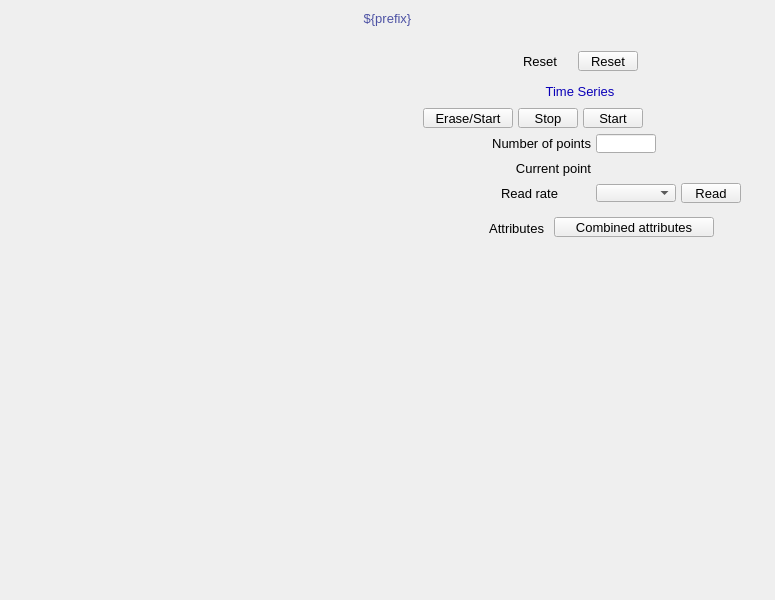
<?xml version="1.0" ?>
<ui version="4.0">
  <class>Dialog</class>
  <widget class="QWidget" name="screen">
    <property name="geometry">
      <rect>
        <x>208</x>
        <y>85</y>
        <width>775</width>
        <height>600</height>
      </rect>
    </property>
    <property name="styleSheet">
      <string notr="true">QWidget#screen {
  color: rgb(0, 0, 0);
  background-color: rgb(187, 187, 187);
  }</string>
    </property>
    <property name="windowTitle">
      <string>NDPluginAttribute</string>
    </property>
    <widget class="PyDMDrawingRectangle" name="rectangle">
      <property name="geometry">
        <rect>
          <x>0</x>
          <y>5</y>
          <width>775</width>
          <height>25</height>
        </rect>
      </property>
      <property name="brush" stdset="0">
        <brush brushstyle="SolidPattern">
          <color alpha="255">
            <red>218</red>
            <green>218</green>
            <blue>218</blue>
          </color>
        </brush>
      </property>
      <property name="penStyle" stdset="0">
        <enum>Qt::SolidLine</enum>
      </property>
      <property name="penColor" stdset="0">
        <color>
          <red>218</red>
          <green>218</green>
          <blue>218</blue>
        </color>
      </property>
      <property name="penWidth" stdset="0">
        <double>0</double>
      </property>
      <property name="penCapStyle" stdset="0">
        <enum>Qt::FlatCap</enum>
      </property>
      <property name="toolTip">
        <string>rectangle</string>
      </property>
    </widget>
    <widget class="PyDMEmbeddedDisplay" name="composite">
      <property name="geometry">
        <rect>
          <x>5</x>
          <y>40</y>
          <width>380</width>
          <height>555</height>
        </rect>
      </property>
      <property name="toolTip">
        <string>composite</string>
      </property>
      <property name="filename" stdset="0">
        <string>PluginBase_V33.ui</string>
      </property>
    </widget>
    <widget class="PyDMDrawingRectangle" name="rectangle_1">
      <property name="geometry">
        <rect>
          <x>390</x>
          <y>40</y>
          <width>380</width>
          <height>170</height>
        </rect>
      </property>
      <property name="brush" stdset="0">
        <brush brushstyle="NoBrush">
          <color alpha="255">
            <red>45</red>
            <green>45</green>
            <blue>45</blue>
          </color>
        </brush>
      </property>
      <property name="penStyle" stdset="0">
        <enum>Qt::SolidLine</enum>
      </property>
      <property name="penColor" stdset="0">
        <color>
          <red>45</red>
          <green>45</green>
          <blue>45</blue>
        </color>
      </property>
      <property name="penWidth" stdset="0">
        <double>1</double>
      </property>
      <property name="penCapStyle" stdset="0">
        <enum>Qt::FlatCap</enum>
      </property>
      <property name="toolTip">
        <string>rectangle_1</string>
      </property>
    </widget>
    <widget class="PyDMPushButton" name="message_button">
      <property name="geometry">
        <rect>
          <x>578</x>
          <y>51</y>
          <width>60</width>
          <height>20</height>
        </rect>
      </property>
      <property name="text">
        <string>Reset</string>
      </property>
      <property name="font" stdset="0">
        <font>
          <pointsize>10</pointsize>
        </font>
      </property>
      <property name="toolTip">
        <string>${prefix}Reset</string>
      </property>
      <property name="channel" stdset="0">
        <string>ca://${prefix}Reset</string>
      </property>
      <property name="pressValue" stdset="0">
        <string>1</string>
      </property>
      <property name="styleSheet">
        <string notr="true">PyDMPushButton#message_button {
  color: rgb(0, 0, 0);
  background-color: rgb(115, 223, 255);
  }</string>
      </property>
    </widget>
    <widget class="QLabel" name="text">
      <property name="geometry">
        <rect>
          <x>523</x>
          <y>51</y>
          <width>50</width>
          <height>20</height>
        </rect>
      </property>
      <property name="text">
        <string>Reset</string>
      </property>
      <property name="font" stdset="0">
        <font>
          <pointsize>10</pointsize>
        </font>
      </property>
      <property name="brush" stdset="0">
        <brush brushstyle="SolidPattern">
          <color alpha="255">
            <red>0</red>
            <green>0</green>
            <blue>0</blue>
          </color>
        </brush>
      </property>
      <property name="toolTip">
        <string>text</string>
      </property>
      <property name="alignment">
        <set>Qt::AlignLeading|Qt::AlignLeft|Qt::AlignVCenter</set>
      </property>
      <property name="styleSheet">
        <string notr="true">QLabel#text {
  color: rgb(0, 0, 0);
  }</string>
      </property>
    </widget>
    <widget class="PyDMDrawingRectangle" name="rectangle_2">
      <property name="geometry">
        <rect>
          <x>520</x>
          <y>81</y>
          <width>120</width>
          <height>21</height>
        </rect>
      </property>
      <property name="brush" stdset="0">
        <brush brushstyle="SolidPattern">
          <color alpha="255">
            <red>218</red>
            <green>218</green>
            <blue>218</blue>
          </color>
        </brush>
      </property>
      <property name="penStyle" stdset="0">
        <enum>Qt::SolidLine</enum>
      </property>
      <property name="penColor" stdset="0">
        <color>
          <red>218</red>
          <green>218</green>
          <blue>218</blue>
        </color>
      </property>
      <property name="penWidth" stdset="0">
        <double>0</double>
      </property>
      <property name="penCapStyle" stdset="0">
        <enum>Qt::FlatCap</enum>
      </property>
      <property name="toolTip">
        <string>rectangle_2</string>
      </property>
    </widget>
    <widget class="PyDMDrawingRectangle" name="rectangle_3">
      <property name="geometry">
        <rect>
          <x>400</x>
          <y>76</y>
          <width>360</width>
          <height>130</height>
        </rect>
      </property>
      <property name="brush" stdset="0">
        <brush brushstyle="NoBrush">
          <color alpha="255">
            <red>0</red>
            <green>0</green>
            <blue>0</blue>
          </color>
        </brush>
      </property>
      <property name="penStyle" stdset="0">
        <enum>Qt::SolidLine</enum>
      </property>
      <property name="penColor" stdset="0">
        <color>
          <red>0</red>
          <green>0</green>
          <blue>0</blue>
        </color>
      </property>
      <property name="penWidth" stdset="0">
        <double>1</double>
      </property>
      <property name="penCapStyle" stdset="0">
        <enum>Qt::FlatCap</enum>
      </property>
      <property name="toolTip">
        <string>rectangle_3</string>
      </property>
    </widget>
    <widget class="QLabel" name="text_1">
      <property name="geometry">
        <rect>
          <x>525</x>
          <y>81</y>
          <width>110</width>
          <height>20</height>
        </rect>
      </property>
      <property name="text">
        <string>Time Series</string>
      </property>
      <property name="font" stdset="0">
        <font>
          <pointsize>10</pointsize>
        </font>
      </property>
      <property name="brush" stdset="0">
        <brush brushstyle="SolidPattern">
          <color alpha="255">
            <red>10</red>
            <green>0</green>
            <blue>184</blue>
          </color>
        </brush>
      </property>
      <property name="toolTip">
        <string>text_1</string>
      </property>
      <property name="alignment">
        <set>Qt::AlignCenter</set>
      </property>
      <property name="styleSheet">
        <string notr="true">QLabel#text_1 {
  color: rgb(10, 0, 184);
  }</string>
      </property>
    </widget>
    <widget class="QLabel" name="text_2">
      <property name="geometry">
        <rect>
          <x>461</x>
          <y>158</y>
          <width>130</width>
          <height>20</height>
        </rect>
      </property>
      <property name="text">
        <string>Current point</string>
      </property>
      <property name="font" stdset="0">
        <font>
          <pointsize>10</pointsize>
        </font>
      </property>
      <property name="brush" stdset="0">
        <brush brushstyle="SolidPattern">
          <color alpha="255">
            <red>0</red>
            <green>0</green>
            <blue>0</blue>
          </color>
        </brush>
      </property>
      <property name="toolTip">
        <string>text_2</string>
      </property>
      <property name="alignment">
        <set>Qt::AlignRight|Qt::AlignTrailing|Qt::AlignVCenter</set>
      </property>
      <property name="styleSheet">
        <string notr="true">QLabel#text_2 {
  color: rgb(0, 0, 0);
  }</string>
      </property>
    </widget>
    <widget class="PyDMLabel" name="text_update">
      <property name="geometry">
        <rect>
          <x>596</x>
          <y>159</y>
          <width>90</width>
          <height>18</height>
        </rect>
      </property>
      <property name="toolTip">
        <string>PV: ${prefix}TSCurrentPoint</string>
      </property>
      <property name="channel" stdset="0">
        <string>ca://${prefix}TSCurrentPoint</string>
      </property>
      <property name="font" stdset="0">
        <font>
          <pointsize>10</pointsize>
        </font>
      </property>
      <property name="alignment">
        <set>Qt::AlignLeading|Qt::AlignLeft|Qt::AlignVCenter</set>
      </property>
      <property name="textInteractionFlags">
        <set>Qt::TextSelectableByKeyboard|Qt::TextSelectableByMouse</set>
      </property>
      <property name="styleSheet">
        <string notr="true">PyDMLabel#text_update {
  color: rgb(10, 0, 184);
  background-color: rgb(187, 187, 187);
  }</string>
      </property>
    </widget>
    <widget class="PyDMEnumComboBox" name="menu">
      <property name="geometry">
        <rect>
          <x>596</x>
          <y>184</y>
          <width>80</width>
          <height>18</height>
        </rect>
      </property>
      <property name="toolTip">
        <string>${prefix}TSRead.SCAN</string>
      </property>
      <property name="channel" stdset="0">
        <string>ca://${prefix}TSRead.SCAN</string>
      </property>
      <property name="font" stdset="0">
        <font>
          <pointsize>10</pointsize>
        </font>
      </property>
      <property name="styleSheet">
        <string notr="true">PyDMEnumComboBox#menu {
  color: rgb(0, 0, 0);
  background-color: rgb(115, 223, 255);
  }</string>
      </property>
    </widget>
    <widget class="PyDMPushButton" name="message_button_1">
      <property name="geometry">
        <rect>
          <x>681</x>
          <y>183</y>
          <width>60</width>
          <height>20</height>
        </rect>
      </property>
      <property name="text">
        <string>Read</string>
      </property>
      <property name="font" stdset="0">
        <font>
          <pointsize>10</pointsize>
        </font>
      </property>
      <property name="toolTip">
        <string>${prefix}TSControl</string>
      </property>
      <property name="channel" stdset="0">
        <string>ca://${prefix}TSControl</string>
      </property>
      <property name="pressValue" stdset="0">
        <string>3</string>
      </property>
      <property name="styleSheet">
        <string notr="true">PyDMPushButton#message_button_1 {
  color: rgb(0, 0, 0);
  background-color: rgb(115, 223, 255);
  }</string>
      </property>
    </widget>
    <widget class="QLabel" name="text_3">
      <property name="geometry">
        <rect>
          <x>501</x>
          <y>183</y>
          <width>90</width>
          <height>20</height>
        </rect>
      </property>
      <property name="text">
        <string>Read rate</string>
      </property>
      <property name="font" stdset="0">
        <font>
          <pointsize>10</pointsize>
        </font>
      </property>
      <property name="brush" stdset="0">
        <brush brushstyle="SolidPattern">
          <color alpha="255">
            <red>0</red>
            <green>0</green>
            <blue>0</blue>
          </color>
        </brush>
      </property>
      <property name="toolTip">
        <string>text_3</string>
      </property>
      <property name="alignment">
        <set>Qt::AlignLeading|Qt::AlignLeft|Qt::AlignVCenter</set>
      </property>
      <property name="styleSheet">
        <string notr="true">QLabel#text_3 {
  color: rgb(0, 0, 0);
  }</string>
      </property>
    </widget>
    <widget class="PyDMPushButton" name="message_button_2">
      <property name="geometry">
        <rect>
          <x>423</x>
          <y>108</y>
          <width>90</width>
          <height>20</height>
        </rect>
      </property>
      <property name="text">
        <string>Erase/Start</string>
      </property>
      <property name="font" stdset="0">
        <font>
          <pointsize>10</pointsize>
        </font>
      </property>
      <property name="toolTip">
        <string>${prefix}TSControl</string>
      </property>
      <property name="channel" stdset="0">
        <string>ca://${prefix}TSControl</string>
      </property>
      <property name="pressValue" stdset="0">
        <string>0</string>
      </property>
      <property name="styleSheet">
        <string notr="true">PyDMPushButton#message_button_2 {
  color: rgb(0, 0, 0);
  background-color: rgb(115, 223, 255);
  }</string>
      </property>
    </widget>
    <widget class="PyDMPushButton" name="message_button_3">
      <property name="geometry">
        <rect>
          <x>518</x>
          <y>108</y>
          <width>60</width>
          <height>20</height>
        </rect>
      </property>
      <property name="text">
        <string>Stop</string>
      </property>
      <property name="font" stdset="0">
        <font>
          <pointsize>10</pointsize>
        </font>
      </property>
      <property name="toolTip">
        <string>${prefix}TSControl</string>
      </property>
      <property name="channel" stdset="0">
        <string>ca://${prefix}TSControl</string>
      </property>
      <property name="pressValue" stdset="0">
        <string>2</string>
      </property>
      <property name="styleSheet">
        <string notr="true">PyDMPushButton#message_button_3 {
  color: rgb(0, 0, 0);
  background-color: rgb(115, 223, 255);
  }</string>
      </property>
    </widget>
    <widget class="PyDMPushButton" name="message_button_4">
      <property name="geometry">
        <rect>
          <x>583</x>
          <y>108</y>
          <width>60</width>
          <height>20</height>
        </rect>
      </property>
      <property name="text">
        <string>Start</string>
      </property>
      <property name="font" stdset="0">
        <font>
          <pointsize>10</pointsize>
        </font>
      </property>
      <property name="toolTip">
        <string>${prefix}TSControl</string>
      </property>
      <property name="channel" stdset="0">
        <string>ca://${prefix}TSControl</string>
      </property>
      <property name="pressValue" stdset="0">
        <string>1</string>
      </property>
      <property name="styleSheet">
        <string notr="true">PyDMPushButton#message_button_4 {
  color: rgb(0, 0, 0);
  background-color: rgb(115, 223, 255);
  }</string>
      </property>
    </widget>
    <widget class="PyDMLabel" name="text_update_1">
      <property name="geometry">
        <rect>
          <x>648</x>
          <y>109</y>
          <width>100</width>
          <height>18</height>
        </rect>
      </property>
      <property name="toolTip">
        <string>PV: ${prefix}TSAcquiring</string>
      </property>
      <property name="channel" stdset="0">
        <string>ca://${prefix}TSAcquiring</string>
      </property>
      <property name="displayFormat" stdset="0">
        <enum>PyDMLabel::String</enum>
      </property>
      <property name="font" stdset="0">
        <font>
          <pointsize>10</pointsize>
        </font>
      </property>
      <property name="alignment">
        <set>Qt::AlignLeading|Qt::AlignLeft|Qt::AlignVCenter</set>
      </property>
      <property name="textInteractionFlags">
        <set>Qt::TextSelectableByKeyboard|Qt::TextSelectableByMouse</set>
      </property>
      <property name="styleSheet">
        <string notr="true">PyDMLabel#text_update_1 {
  color: rgb(10, 0, 184);
  background-color: rgb(70, 70, 70);
  }</string>
      </property>
    </widget>
    <widget class="PyDMLineEdit" name="text_entry">
      <property name="geometry">
        <rect>
          <x>596</x>
          <y>134</y>
          <width>60</width>
          <height>19</height>
        </rect>
      </property>
      <property name="channel" stdset="0">
        <string>ca://${prefix}TSNumPoints</string>
      </property>
      <property name="toolTip">
        <string>${prefix}TSNumPoints</string>
      </property>
      <property name="font" stdset="0">
        <font>
          <pointsize>10</pointsize>
        </font>
      </property>
      <property name="styleSheet">
        <string notr="true">PyDMLineEdit#text_entry {
  color: rgb(0, 0, 0);
  background-color: rgb(115, 223, 255);
  border: 1px solid black;
  margin: 0px;
  padding: 0px;
  spacing: 0px;
  }</string>
      </property>
    </widget>
    <widget class="QLabel" name="text_4">
      <property name="geometry">
        <rect>
          <x>431</x>
          <y>133</y>
          <width>160</width>
          <height>20</height>
        </rect>
      </property>
      <property name="text">
        <string>Number of points</string>
      </property>
      <property name="font" stdset="0">
        <font>
          <pointsize>10</pointsize>
        </font>
      </property>
      <property name="brush" stdset="0">
        <brush brushstyle="SolidPattern">
          <color alpha="255">
            <red>0</red>
            <green>0</green>
            <blue>0</blue>
          </color>
        </brush>
      </property>
      <property name="toolTip">
        <string>text_4</string>
      </property>
      <property name="alignment">
        <set>Qt::AlignRight|Qt::AlignTrailing|Qt::AlignVCenter</set>
      </property>
      <property name="styleSheet">
        <string notr="true">QLabel#text_4 {
  color: rgb(0, 0, 0);
  }</string>
      </property>
    </widget>
    <widget class="PyDMRelatedDisplayButton" name="related_display">
      <property name="geometry">
        <rect>
          <x>554</x>
          <y>217</y>
          <width>160</width>
          <height>20</height>
        </rect>
      </property>
      <property name="toolTip">
        <string>Combined attributes</string>
      </property>
      <property name="text">
        <string>Combined attributes</string>
      </property>
      <property name="showIcon" stdset="0">
        <bool>true</bool>
      </property>
      <property name="font" stdset="0">
        <font>
          <pointsize>10</pointsize>
        </font>
      </property>
      <property name="styleSheet">
        <string notr="true">PyDMRelatedDisplayButton#related_display {
  color: rgb(0, 0, 0);
  background-color: rgb(115, 223, 255);
  }</string>
      </property>
      <property name="titles" stdset="0">
        <stringlist>
          <string>Attributes 1-8</string>
          <string>Attributes 9-16</string>
        </stringlist>
      </property>
      <property name="filenames" stdset="0">
        <stringlist>
          <string>AttributePlugin8_V33.ui</string>
          <string>AttributePlugin8_V33.ui</string>
        </stringlist>
      </property>
      <property name="macros" stdset="0">
        <stringlist>
          <string>P=${P},R=${R},A1=1:,A2=2:,A3=3:,A4=4:,A5=5:,A6=6:,A7=7:,A8=8:</string>
          <string>P=${P},R=${R},A1=9:,A2=10:,A3=11:,A4=12:,A5=13:,A6=14:,A7=15:,A8=16:</string>
        </stringlist>
      </property>
      <property name="openInNewWindow" stdset="0">
        <bool>true</bool>
      </property>
    </widget>
    <widget class="QLabel" name="text_5">
      <property name="geometry">
        <rect>
          <x>444</x>
          <y>218</y>
          <width>100</width>
          <height>20</height>
        </rect>
      </property>
      <property name="text">
        <string>Attributes</string>
      </property>
      <property name="font" stdset="0">
        <font>
          <pointsize>10</pointsize>
        </font>
      </property>
      <property name="brush" stdset="0">
        <brush brushstyle="SolidPattern">
          <color alpha="255">
            <red>0</red>
            <green>0</green>
            <blue>0</blue>
          </color>
        </brush>
      </property>
      <property name="toolTip">
        <string>text_5</string>
      </property>
      <property name="alignment">
        <set>Qt::AlignRight|Qt::AlignTrailing|Qt::AlignVCenter</set>
      </property>
      <property name="styleSheet">
        <string notr="true">QLabel#text_5 {
  color: rgb(0, 0, 0);
  }</string>
      </property>
    </widget>
    <widget class="PyDMFrame" name="composite_1">
      <property name="geometry">
        <rect>
          <x>0</x>
          <y>6</y>
          <width>775</width>
          <height>25</height>
        </rect>
      </property>
      <widget class="QLabel" name="text_6">
        <property name="geometry">
          <rect>
            <x>0</x>
            <y>0</y>
            <width>775</width>
            <height>25</height>
          </rect>
        </property>
        <property name="text">
          <string>${prefix}</string>
        </property>
        <property name="font" stdset="0">
          <font>
            <pointsize>10</pointsize>
          </font>
        </property>
        <property name="brush" stdset="0">
          <brush brushstyle="SolidPattern">
            <color alpha="255">
              <red>77</red>
              <green>82</green>
              <blue>164</blue>
            </color>
          </brush>
        </property>
        <property name="toolTip">
          <string>text_6</string>
        </property>
        <property name="alignment">
          <set>Qt::AlignCenter</set>
        </property>
        <property name="styleSheet">
          <string notr="true">QLabel#text_6 {
  color: rgb(77, 82, 164);
  }</string>
        </property>
      </widget>
    </widget>
  </widget>
  <customwidgets>
    <customwidget>
      <class>PyDMDrawingRectangle</class>
      <extends>QWidget</extends>
      <header>pydm.widgets.drawing</header>
    </customwidget>
    <customwidget>
      <class>PyDMEmbeddedDisplay</class>
      <extends>QFrame</extends>
      <header>pydm.widgets.embedded_display</header>
    </customwidget>
    <customwidget>
      <class>PyDMPushButton</class>
      <extends>QPushButton</extends>
      <header>pydm.widgets.pushbutton</header>
    </customwidget>
    <customwidget>
      <class>PyDMLabel</class>
      <extends>QLabel</extends>
      <header>pydm.widgets.label</header>
    </customwidget>
    <customwidget>
      <class>PyDMEnumComboBox</class>
      <extends>QComboBox</extends>
      <header>pydm.widgets.enum_combo_box</header>
    </customwidget>
    <customwidget>
      <class>PyDMLineEdit</class>
      <extends>QLineEdit</extends>
      <header>pydm.widgets.line_edit</header>
    </customwidget>
    <customwidget>
      <class>PyDMRelatedDisplayButton</class>
      <extends>QPushButton</extends>
      <header>pydm.widgets.related_display_button</header>
    </customwidget>
    <customwidget>
      <class>PyDMFrame</class>
      <extends>QFrame</extends>
      <header>pydm.widgets.frame</header>
    </customwidget>
  </customwidgets>
</ui>
